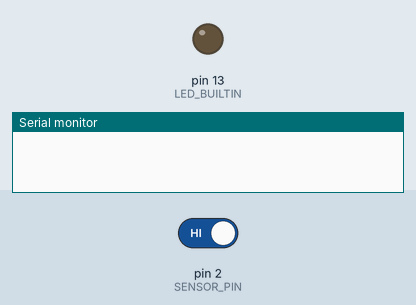
This sketch was run on a simulated Arduino Uno, built with avr-gcc and run on an emulated ATmega328P. Shown: output pins drawn as LEDs (lit = HIGH), the last lines printed to the serial monitor. The test bench sets the inputs (shaded band); at power-on: pin 2 (SENSOR_PIN) HIGH.

Above: at 1.2 s.
1.3 s: pin 2 (SENSOR_PIN) driven LOW
2.8 s: pin 2 (SENSOR_PIN) driven HIGH
At 3.6 s:
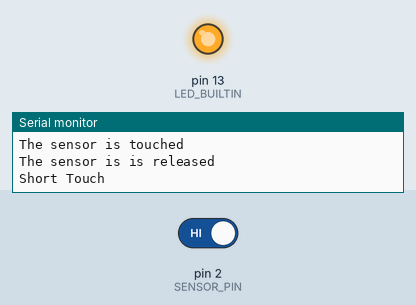
Timing chart, 0 to 5.8 s (numbered marks = the images above; inputs shaded):
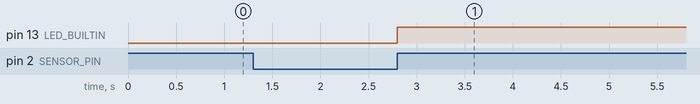

Measured:
- after the input at 2.8 s, pin 13 (LED_BUILTIN): LOW → HIGH at once

The sketch:

TouchSensor.ino
```cpp
#define SENSOR_PIN 2
int lastState = HIGH;
int currentState;
unsigned long previousMillis;

void setup() {
  // initialize serial communication at 9600 bits per second:
  Serial.begin(9600);
  pinMode(SENSOR_PIN, INPUT_PULLUP);
  pinMode(LED_BUILTIN, OUTPUT);
}

void loop() {
  unsigned long currentMillis = millis();
  currentState = digitalRead(SENSOR_PIN);
  if (lastState == HIGH && currentState == LOW) {
    previousMillis=currentMillis;
    Serial.println("The sensor is touched");
    digitalWrite(LED_BUILTIN, currentState);
  }
  else if (lastState == LOW && currentState == HIGH) {
    Serial.println("The sensor is is released");
    digitalWrite(LED_BUILTIN, currentState);
    if(currentMillis-previousMillis >= 2000){
      Serial.println("Long touch");
    }
    else{
      Serial.println("Short Touch");
    }
  }
  // save the the last state
  lastState = currentState;
}
```
